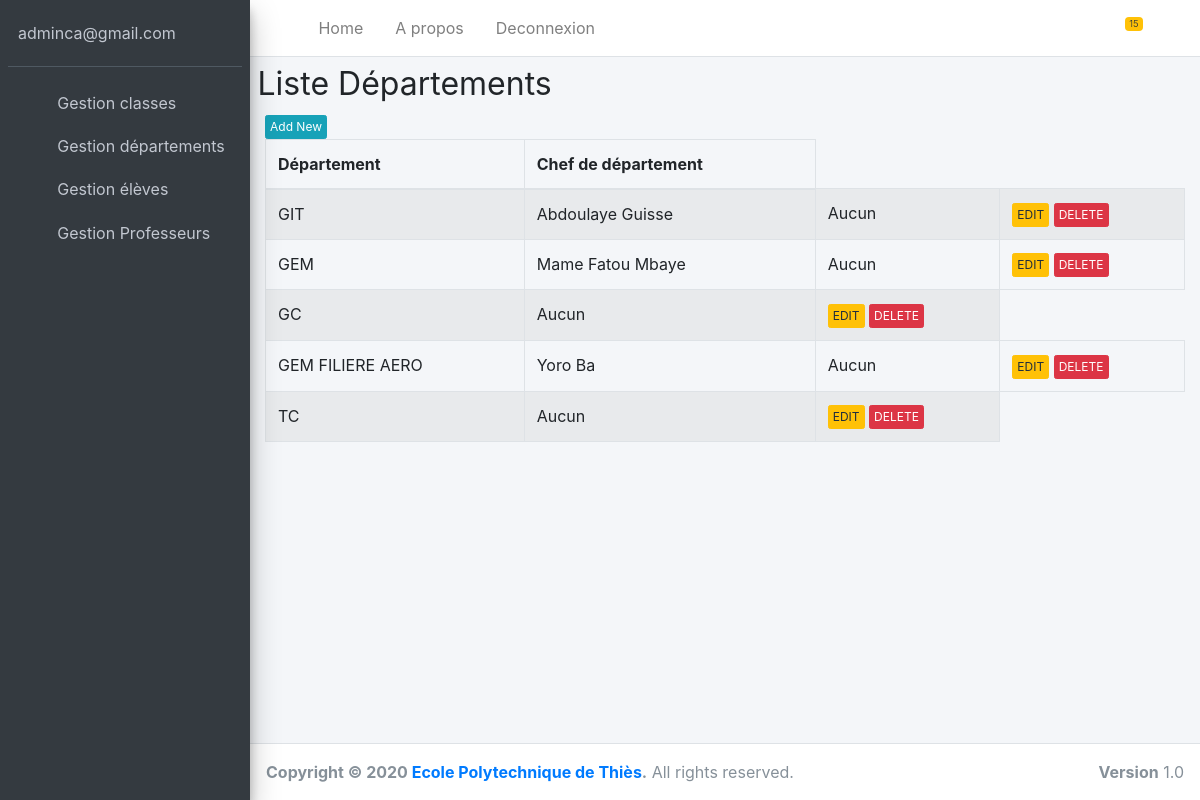
Screenshot of /authentification/listeDepartement/1/ with the database file from the repository.
### authentification/models.py (models this page shows)
class Administrateur(models.Model):
    email = models.EmailField('Email', unique=True, null=False)
    mot_de_passe = models.CharField('mot_de_passe', null=False, max_length=40)

class Departement(models.Model):
    nom_dept = models.CharField('nom_dept', max_length=30)
    systeme = models.CharField('nom_dept', max_length=30, default='semestriel')
    chef_dept = models.ForeignKey('Professeur',on_delete=models.CASCADE, default="1")

class Professeur(models.Model):
    prenom = models.CharField(max_length=40)
    nom = models.CharField(max_length=20)
    email = models.EmailField(unique=True, null=False)
    telephone = models.IntegerField()
    respClasse = models.CharField(default='Non', max_length=40)
    respDept = models.CharField(default='Non', max_length=40)
    genre = models.CharField(max_length=20, default='genre',null=True)
    profil = models.ImageField(upload_to="photos/",default='/media/photos/avatar1.png/')
    mot_de_passe = models.CharField(null=False, max_length=40)

### authentification/views.py (the view)
# urls.py: path('listeDepartement/<int:cle>/', views.GestionDepartement, name='GestionDepartement'),
def GestionDepartement(request,cle):
	classe = Classe.objects.all()
	dept = Departement.objects.all()
	prof = Professeur.objects.all()
	admin = Administrateur.objects.get(pk=cle)
	return render(request, 'registration/listeDepartement.html', {'prof':prof,'admin':admin,'dept':dept,'classe':classe})

### authentification/templatetags/define_action.py (called while the page is built)
@register.simple_tag
def define(val=None):
  return val

### authentification/Templates/registration/listeDepartement.html (shortened to what this page needs)
{% extends "registration/baseAdmin.html" %}
{% block content %}
{% load define_action %}
<div class="content-wrapper">
    <div class="container-fluid">
        <div class="row">
            <div class="col-lg-12">
                <h1 class="page-header">
                    <small>Liste Départements</small>
                </h1>
            </div>
        </div>
     <div class="col-lg-12">
                <a href="#" type="button" class="btn btn-xs btn-info">Add New</a>
                <div class="table-responsive">
                    <table class="table table-bordered table-hover table-striped">
                        <thead>
                            <tr>
                                <th>Département</th>
                                <th>Chef de département</th>
                            </tr>
                        </thead>
                        <tbody>
                            {% for d in dept %}
                                        <tr>
                                        <td>{{ d.nom_dept }}</td>
                                        {% define "" as action %}
                                        {% for p in prof %}
                                            {% if p.respDept == d.nom_dept %}
                                                {% define "trouve" as action %}
                                                <td>{{ p.prenom }} {{ p.nom }}</td>
                                            {% endif %}
                                        {% endfor %}
                                        {% if action == "" %}
                                            <td>Aucun</td>
                                        {% endif %}
                                        <td>
                                            <a  type="button" class="btn btn-xs btn-warning" href="#"> EDIT </a>
                                            <a  type="button" class="btn btn-xs btn-danger" href="#">DELETE </a> </td>
                                        </tr>
                            {% endfor %}
                        </tbody>
                    </table>
                </div>
            </div>
    </div>
</div>
{% endblock %}

### authentification/Templates/registration/baseAdmin.html (shortened to what this page needs)
{% load static %}
<!DOCTYPE html>
<html>
<head>
  <link rel="stylesheet" href="{% static "dashboard/plugins/fontawesome-free/css/all.min.css" %}">
  <link rel="stylesheet" href="{% static "dashboard/ionicons.min.css" %}">
  <link rel="stylesheet" href="{% static "dashboard/plugins/tempusdominus-bootstrap-4/css/tempusdominus-bootstrap-4.min.css" %}">
  <link rel="stylesheet" href="{% static "dashboard/plugins/icheck-bootstrap/icheck-bootstrap.min.css" %}">
  <link rel="stylesheet" href="{% static "dashboard/plugins/jqvmap/jqvmap.min.css" %}">
  <link rel="stylesheet" href="{% static "dashboard/dist/css/adminlte.min.css" %}">
  <link rel="stylesheet" href="{% static "dashboard/plugins/overlayScrollbars/css/OverlayScrollbars.min.css" %}">
  <link rel="stylesheet" href="{% static "dashboard/plugins/daterangepicker/daterangepicker.css" %}">
  <link rel="stylesheet" href="{% static "dashboard/plugins/summernote/summernote-bs4.css" %}">
  <link rel="stylesheet" href="{% static "dashboard/cameïrou.css" %}">
</head>
<body class="hold-transition sidebar-mini layout-fixed">
<div class="wrapper">
  {% block navbar %}
  <nav class="main-header navbar navbar-expand navbar-white navbar-light">
    <ul class="navbar-nav">
      <li class="nav-item">
        <a class="nav-link" data-widget="pushmenu" href="#"><i class="fas fa-bars"></i></a>
      </li>
      <li class="nav-item d-none d-sm-inline-block">
        <a href="registration/dashboardAdmin.html" class="nav-link">Home</a>
      </li>
      <li class="nav-item d-none d-sm-inline-block">
        <a href="#" class="nav-link">A propos</a>
      </li>
      <li class="nav-item d-none d-sm-inline-block">
        <a href="{% url 'connexion' %}" class="nav-link">Deconnexion</a>
      </li>
    </ul>
    <ul class="navbar-nav ml-auto">
      <li class="nav-item dropdown">
        <a class="nav-link" data-toggle="dropdown" href="#">
          <span class="badge badge-warning navbar-badge">15</span>
        </a>
      </li>
      <li class="nav-item">
        <a class="nav-link" data-widget="control-sidebar" data-slide="true" href="#">
          <i class="fas fa-th-large"></i>
        </a>
      </li>
    </ul>
  </nav>
  {% endblock %}
  {% block sidebar %}
  <aside class="main-sidebar sidebar-dark-primary elevation-4">
    <div class="sidebar">
      <div class="user-panel mt-3 pb-3 mb-3 d-flex">
        <div class="info">
          <a href="#" class="d-block">{{admin.email}}</a>
        </div>
      </div>
      <nav class="mt-2">
        <ul class="nav nav-pills nav-sidebar flex-column" data-widget="treeview" role="menu" data-accordion="false">
          <li class="nav-item">
            <a href="{% url 'listeClasse' admin.pk %}" class="nav-link">
              <i class="nav-icon fas fa-book"></i>
              <p>
                Gestion classes
              </p>
            </a>
          </li>
          <li class="nav-item">
            <a href="{% url 'GestionDepartement' admin.pk %}" class="nav-link">
              <i class="nav-icon fas fa-book"></i>
              <p>
                Gestion départements
              </p>
            </a>
          </li>
            <li class="nav-item has-treeview">
              <a href="#" class="nav-link">
                <i class="nav-icon fas fa-book"></i>
                <p>
                  Gestion élèves
                  <i class="fas fa-angle-left right"></i>
                </p>
              </a>
            </li>
            <li class="nav-item">
              <a href="{% url 'listeProf' admin.pk %}" class="nav-link">
                <i class="nav-icon fas fa-book"></i>
                <p>
                  Gestion Professeurs
                </p>
              </a>
            </li>
        </ul>
      </nav>
    </div>
  </aside>
  {% endblock %}
  {% block content %}{% endblock %}
  {% block footer %}
  <footer class="main-footer">
    <strong>Copyright &copy; 2020 <a href="http://ept.sn">Ecole Polytechnique de Thiès</a>.</strong>
    All rights reserved.
    <div class="float-right d-none d-sm-inline-block">
      <b>Version</b> 1.0
    </div>
  </footer>
  {% endblock %}
</div>
</body>
</html>

### rows the page displays
Administrateur: email "adminca@gmail.com"
Departement: nom_dept "GIT"
Professeur: prenom "Abdoulaye", nom "Guisse"
Departement: nom_dept "GEM"
Professeur: prenom "Mame Fatou", nom "Mbaye"
Departement: nom_dept "GC"
Departement: nom_dept "GEM FILIERE AERO"
Professeur: prenom "Yoro", nom "Ba"
Departement: nom_dept "TC"
